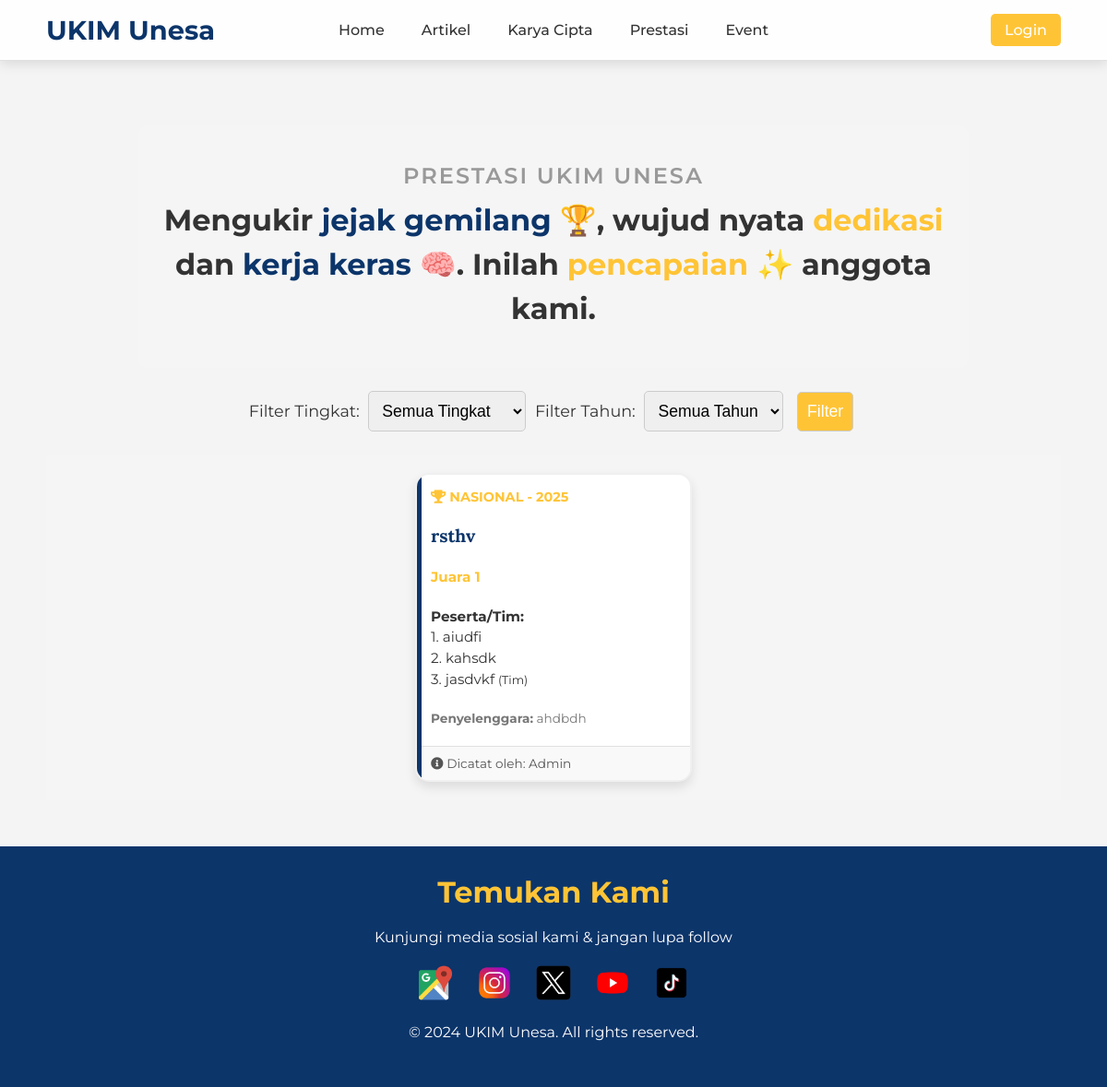
Screenshot of /list-prestasi.php with the database file from the repository.
### tables this page shows
CREATE TABLE `prestasi` (
  `id_prestasi` int UNSIGNED NOT NULL,
  `user_id_pencatat` int UNSIGNED DEFAULT NULL,
  `nama_lomba` varchar(255) NOT NULL,
  `tingkat` enum('Internal Kampus','Kota/Kabupaten','Provinsi','Regional','Nasional','Internasional') NOT NULL,
  `juara` varchar(100) NOT NULL COMMENT 'Contoh: Juara 1, Medali Emas, Finalis, Peserta Terbaik',
  `tahun` year NOT NULL,
  `penyelenggara` varchar(255) DEFAULT NULL,
  `peserta_nama` text NOT NULL COMMENT 'Nama peserta/tim (jika perorangan/tim)',
  `is_tim` tinyint(1) NOT NULL DEFAULT '0' COMMENT '0: Perorangan, 1: Tim',
  `deskripsi` text COMMENT 'Detail tambahan tentang prestasi',
  `bukti` varchar(255) DEFAULT NULL COMMENT 'Path/URL file sertifikat/foto',
  `created_at` timestamp NULL DEFAULT CURRENT_TIMESTAMP,
  `updated_at` timestamp NULL DEFAULT CURRENT_TIMESTAMP ON UPDATE CURRENT_TIMESTAMP
);

CREATE TABLE `users` (
  `id_user` int UNSIGNED NOT NULL,
  `nama_lengkap` varchar(100) NOT NULL,
  `nim` varchar(20) DEFAULT NULL,
  `jurusan` varchar(100) DEFAULT NULL,
  `angkatan` year DEFAULT NULL,
  `email` varchar(100) NOT NULL,
  `no_telepon` varchar(20) DEFAULT NULL,
  `username` varchar(50) NOT NULL,
  `password` varchar(255) NOT NULL,
  `role` enum('admin','pengurus','anggota','demisioner','alumni') NOT NULL DEFAULT 'anggota',
  `status_keanggotaan` enum('aktif','pasif','alumni') NOT NULL DEFAULT 'aktif',
  `foto_profil` varchar(255) DEFAULT NULL,
  `created_at` timestamp NULL DEFAULT CURRENT_TIMESTAMP,
  `updated_at` timestamp NULL DEFAULT CURRENT_TIMESTAMP ON UPDATE CURRENT_TIMESTAMP
);

### conn/controller.php (called while the page is built, shortened)
<?php
include('koneksi.php');
function get_all_prestasi_filtered($limit = null, $offset = 0, $tingkat = null, $tahun = null) {
    global $conn;
    $params = [];
    $types = "";
    $sql = "SELECT p.*, u.nama_lengkap as pencatat_name
            FROM prestasi p
            LEFT JOIN users u ON p.user_id_pencatat = u.id_user
            WHERE 1=1";
    $sql .= " ORDER BY p.tahun DESC, p.id_prestasi DESC";
    if ($limit !== null && is_numeric($limit) && $limit > 0) {
        $sql .= " LIMIT ? OFFSET ?";
        $params[] = (int)$limit;
        $params[] = (int)$offset;
        $types .= "ii";
    }
    $stmt = mysqli_prepare($conn, $sql);
    if (!empty($types) && count($params) > 0) {
        mysqli_stmt_bind_param($stmt, $types, ...$params);
    }
    mysqli_stmt_execute($stmt);
    $result = mysqli_stmt_get_result($stmt);
    $prestasi_list = mysqli_fetch_all($result, MYSQLI_ASSOC);
    return $prestasi_list;
}
?>

### list-prestasi.php (the view, shortened to what this page needs)
<?php
require_once('./conn/controller.php');
include_once('./layout/header_index.php');
?>
<head>
    <link rel="stylesheet" href="./style/list.css">
    <link rel="stylesheet" href="https://cdnjs.cloudflare.com/ajax/libs/font-awesome/5.15.4/css/all.min.css">
</head>
<body>
    <?php
    $selected_tingkat = $_GET['tingkat'] ?? '';
    $selected_tahun = isset($_GET['tahun']) && ctype_digit($_GET['tahun']) ? (int)$_GET['tahun'] : null;
    $page = isset($_GET['page']) && is_numeric($_GET['page']) ? (int)$_GET['page'] : 1;
    $prestasi_per_page = 9;
    $offset = ($page - 1) * $prestasi_per_page;
    $prestasi_list = get_all_prestasi_filtered($prestasi_per_page, $offset, $selected_tingkat, $selected_tahun);
    ?>
    <section class="trending-topics">
        <section class="welcome-section">
            <p class="welcome-title">PRESTASI UKIM UNESA</p>
            <h2 class="welcome-message">
                Mengukir <span class="highlight">jejak gemilang</span> 🏆, wujud nyata <span class="highlight2">dedikasi</span> dan
                <span class="highlight">kerja keras</span> 🧠. Inilah <span class="highlight2">pencapaian</span> ✨ anggota kami.
            </h2>
        </section>
        <section class="filter-section">
            <form method="GET" action="list-prestasi.php">
                <label for="tingkat">Filter Tingkat:</label>
                <select name="tingkat" id="tingkat">
                    <option value="">Semua Tingkat</option>
                </select>
                <label for="tahun">Filter Tahun:</label>
                <select name="tahun" id="tahun">
                    <option value="">Semua Tahun</option>
                </select>
                <button type="submit">Filter</button>
            </form>
        </section>
        <div class="articles-container">
            <?php
            if ($prestasi_list && count($prestasi_list) > 0) {
                foreach ($prestasi_list as $prestasi) {
            ?>
            <a href="prestasi.php?id=<?php echo htmlspecialchars($prestasi['id_prestasi']); ?>" class="article-card" style="text-decoration:none; color:inherit;">
                <span class="category">
                    <i class="fas fa-trophy"></i> <?php echo htmlspecialchars($prestasi['tingkat']); ?> - <?php echo htmlspecialchars($prestasi['tahun']); ?>
                </span>
                <h3><?php echo htmlspecialchars($prestasi['nama_lomba']); ?></h3>
                <p style="font-weight:bold; color: var(--primary-color);">
                    <?php echo htmlspecialchars($prestasi['juara']); ?>
                </p>
                <p>
                    <strong>Peserta/Tim:</strong><br>
                    <?php echo nl2br(htmlspecialchars($prestasi['peserta_nama'])); ?>
                    <?php if($prestasi['is_tim'] == 1): ?>
                        <small>(Tim)</small>
                    <?php endif; ?>
                </p>
                <?php if (!empty($prestasi['penyelenggara'])): ?>
                <p style="font-size: 0.85em; color: #777;">
                    <strong>Penyelenggara:</strong> <?php echo htmlspecialchars($prestasi['penyelenggara']); ?>
                </p>
                <?php endif; ?>
                <div class="date-info">
                    <?php if (!empty($prestasi['bukti'])): ?>
                        <a href="<?php echo htmlspecialchars($prestasi['bukti']); ?>" target="_blank" style="color: var(--accent-color); text-decoration:none; font-weight:500;" onclick="event.stopPropagation();">
                            <i class="fas fa-award"></i> Lihat Bukti
                        </a>
                    <?php else: ?>
                        <span><i class="fas fa-info-circle"></i> Dicatat oleh: <?php echo htmlspecialchars($prestasi['pencatat_name'] ?? 'Admin'); ?></span>
                    <?php endif; ?>
                </div>
            </a>
            <?php
                }
            } else {
                echo "<p class='no-articles'>Tidak ada data prestasi yang ditemukan sesuai filter.</p>";
            }
            ?>
        </div>
    </section>
    <?php
    include_once('./layout/footer_index.php');
    ?>
</body>
</html>

### layout/header_index.css (style rules this page uses)
:root { --primary-color: #FFC436; --secondary-color: #0C356A; --text-dark-color: #333; --text-light-color: #FFFFFF; --main-font: 'Montserrat', sans-serif; --heading-font: 'Lora', serif; }
* { margin: 0; padding: 0; box-sizing: border-box; }
body { font-family: var(--main-font); background-color: #f4f4f4; color: var(--text-dark-color); }

### style/list.css (style rules this page uses)
:root { --primary-color: #FFC436; --secondary-color: #0C356A; --text-dark-color: #333; --text-light-color: #FFFFFF; --main-font: 'Montserrat', sans-serif; --heading-font: 'Lora', serif; }
* { margin: 0; padding: 0; box-sizing: border-box; }
body { font-family: var(--main-font); background-color: #f4f4f4; color: var(--text-dark-color); }
.trending-topics { padding: 50px; text-align: center; background-color: #f4f4f4; }
.welcome-section { text-align: center; padding: 40px 20px; background-color: #f5f5f5; border-radius: 10px; margin: 20px auto; max-width: 900px; }
.welcome-title { font-size: 1.5em; color: #999; letter-spacing: 2px; font-weight: 600; margin-bottom: 10px; }
.welcome-message { font-size: 2em; font-weight: 700; color: #333; line-height: 1.5; }
.welcome-message .highlight { color: var(--secondary-color); font-weight: 700; }
.welcome-message .highlight2 { color: var(--primary-color); font-weight: 700; }
.welcome-message span { display: inline-flex; align-items: center; gap: 5px; }
.articles-container { display: flex; flex-wrap: wrap; gap: 30px; justify-content: center; }
.filter-section { text-align: center; margin: 20px 0; }
.filter-section form { display: inline-block; text-align: left; font-size: 1.1em; font-family: var(--main-font); }
.filter-section select, .filter-section button { padding: 10px; font-size: 1em; margin: 5px; border: 1px solid #ccc; border-radius: 5px; outline: none; }
.filter-section button { background-color: var(--primary-color); color: white; cursor: pointer; transition: background-color 0.3s; }
.articles-container { display: flex; flex-wrap: wrap; gap: 20px; justify-content: center; padding: 20px; background-color: #f5f5f5; }
.article-card { background-color: #ffffff; border-radius: 15px; overflow: hidden; box-shadow: 0 6px 12px rgba(0, 0, 0, 0.1); width: 300px; display: flex; flex-direction: column; text-align: left; transition: transform 0.3s ease, box-shadow 0.3s ease; position: relative; border: 2px solid #f0f0f0; }
.category { font-size: 0.9em; color: var(--primary-color); font-weight: bold; padding: 15px; padding-bottom: 0; text-transform: uppercase; }
.article-card h3 { font-family: var(--heading-font); font-size: 1.2em; color: var(--secondary-color); padding: 10px 15px; margin: 10px 0; line-height: 1.4; }
.article-card p { font-size: 0.95em; color: var(--text-dark-color); padding: 0 15px; margin-bottom: 20px; line-height: 1.5; margin-top: auto; }
.date-info { padding: 10px 15px; font-size: 0.85em; color: #555; background-color: #f9f9f9; border-top: 1px solid #e0e0e0; margin-top: auto; }
.article-card::before { content: ""; position: absolute; left: 0; top: 0; bottom: 0; width: 5px; background-color: var(--secondary-color); }

### layout/footer_index.css (style rules this page uses)
:root { --primary-color: #FFC436; --secondary-color: #0C356A; --text-dark-color: #333; --text-light-color: #FFFFFF; --main-font: 'Montserrat', sans-serif; --heading-font: 'Lora', serif; }
* { margin: 0; padding: 0; box-sizing: border-box; }
body { font-family: var(--main-font); background-color: #f4f4f4; color: var(--text-dark-color); }

### rows the page displays
prestasi: tingkat "NASIONAL", tahun "2025", nama_lomba "rsthv", juara "Juara 1", peserta_nama "1. aiudfi 2. kahsdk 3. jasdvkf", is_tim "(Tim)", penyelenggara "ahdbdh", user_id_pencatat.nama_lengkap "Admin"
